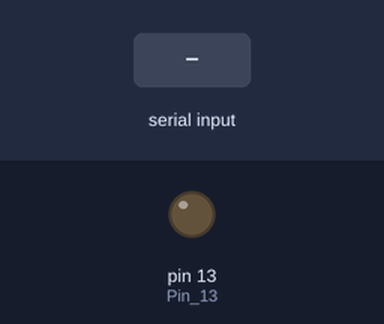
The sketch below on a simulated Arduino Uno, built with avr-gcc and run on an emulated ATmega328P. On the bench: output pins drawn as LEDs (lit = HIGH). Inputs (shaded band) come from the test bench.

Above: at 1.2 s.
1.3 s: "1" received over Serial
At 1.6 s:
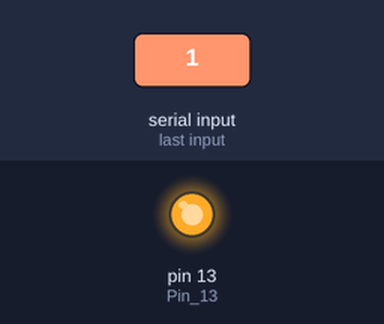
2.8 s: "0" received over Serial
At 3.9 s:
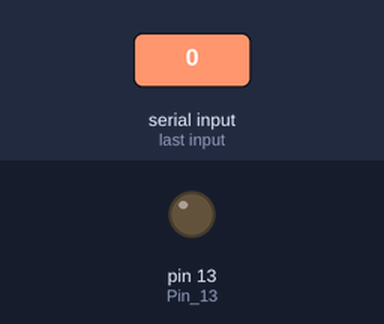
Timing chart, 0 to 5.8 s (numbered marks = the images above; inputs shaded):
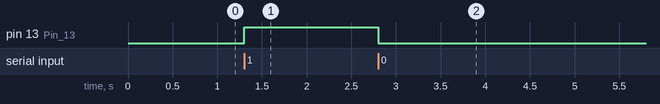

Measured:
- after the input at 1.3 s, pin 13 (Pin_13): LOW → HIGH at once
- after the input at 2.8 s, pin 13 (Pin_13): HIGH → LOW at once

The sketch:

arduinoUnlock.ino
```cpp
void setup() {
  Serial.begin(9600);
  pinMode(13, OUTPUT);  // Pin 13 = LED
}

void loop() {
  if (Serial.available()) {
    char c = Serial.read();
    if (c == '1') {
      digitalWrite(13, HIGH);   // Turn on LED if the known face is detected
    } else if (c == '0') {
      digitalWrite(13, LOW);    // Turn off LED otherwise
    }
  }
}
```
